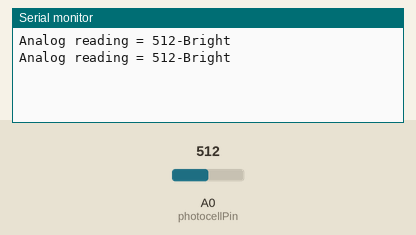
Simulated run of this sketch. Board: Arduino Uno, built with avr-gcc and run on an emulated ATmega328P. Shown: the last lines printed to the serial monitor. Inputs (shaded band) come from the test bench; at power-on: A0 (photocellPin) = 512.

Above: at 1.8 s.
1.9 s: A0 (photocellPin) set to 490
At 2.8 s:
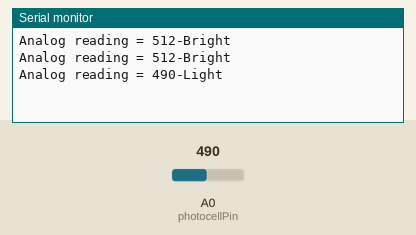
4.5 s: A0 (photocellPin) set to 810
At 5.8 s:
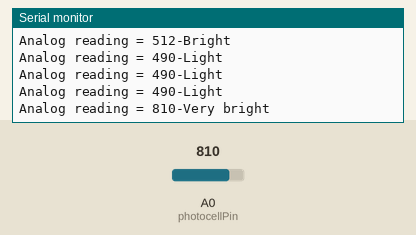
7.5 s: A0 (photocellPin) set to 10
At 8.8 s:
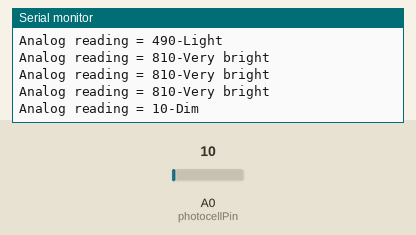
10.5 s: A0 (photocellPin) set to 0
At 11.7 s:
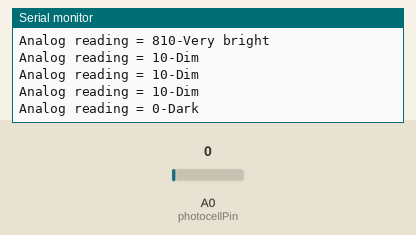

The sketch:

Light_Sensor.ino
```cpp
const int photocellPin = A0;
int photocellReading;

void setup() {
  Serial.begin(9600);
}

void loop() {

  photocellReading = analogRead(photocellPin);
  Serial.print("Analog reading = ");
  Serial.print(photocellReading);

  if(photocellReading <10){Serial.println("-Dark");}
  else if (photocellReading <20){Serial.println("-Dim");}
  else if (photocellReading <500){Serial.println("-Light");}
  else if(photocellReading <800){Serial.println("-Bright");}
  else{Serial.println("-Very bright");}
  delay(1000);


}
```

Measured:
- after the input at 1.9 s, the serial monitor: prints a new line after 0.10 s (image 1)
- after the input at 4.5 s, the serial monitor: prints a new line after 0.50 s (image 2)
- after the input at 7.5 s, the serial monitor: prints a new line after 0.50 s (image 3)
- after the input at 10.5 s, the serial monitor: prints a new line after 0.51 s (image 4)
